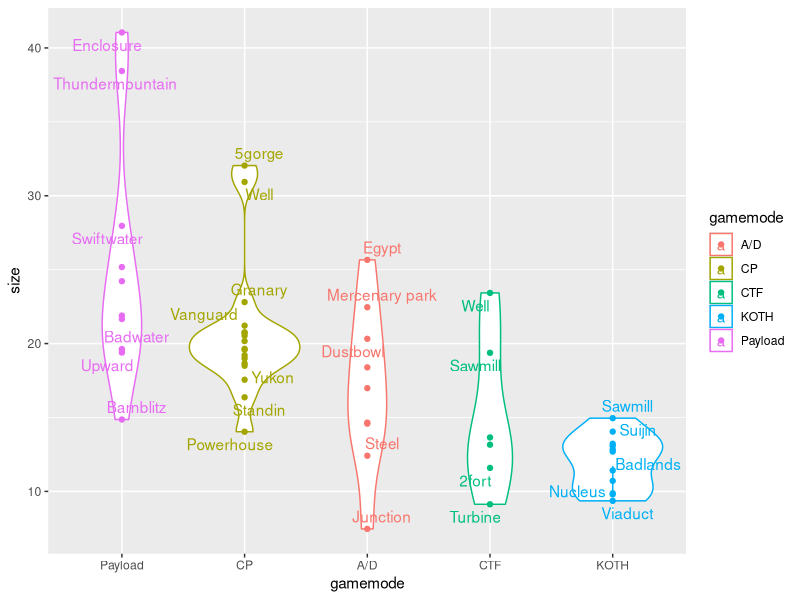
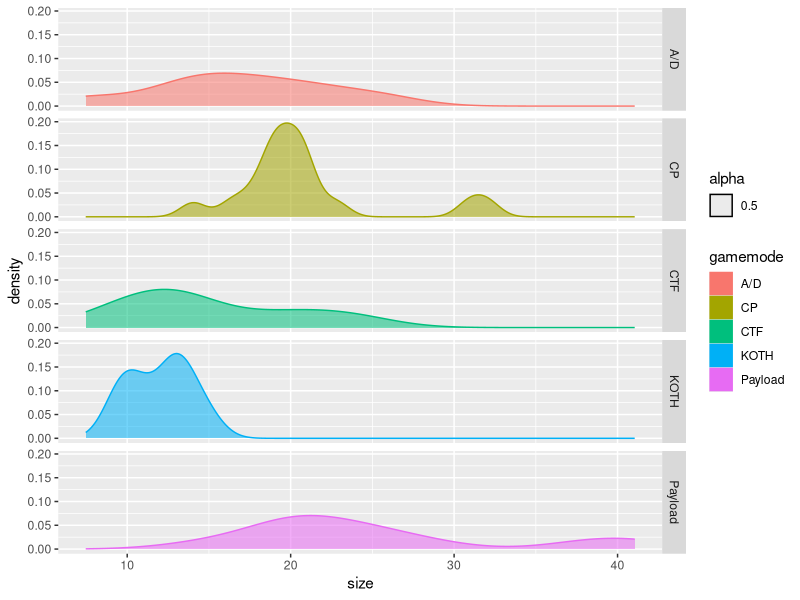

These charts were generated, in order, by the following R code:
library(ggplot2)
library(ggrepel)

data <- read.csv("tf2 map sizes.csv")

names(data) <-c("gamemode", "map", "size", "labels")

ggplot(data, aes(x=gamemode, y=size, color=gamemode)) + geom_violin() + geom_point() + scale_x_discrete(limits=c("Payload", "CP", "A/D", "CTF", "KOTH")) + geom_text_repel(aes(label=labels))


ggplot(data, aes(x=size, color=gamemode, fill=gamemode, alpha=0.5)) + geom_density() + facet_grid(gamemode ~ .)

